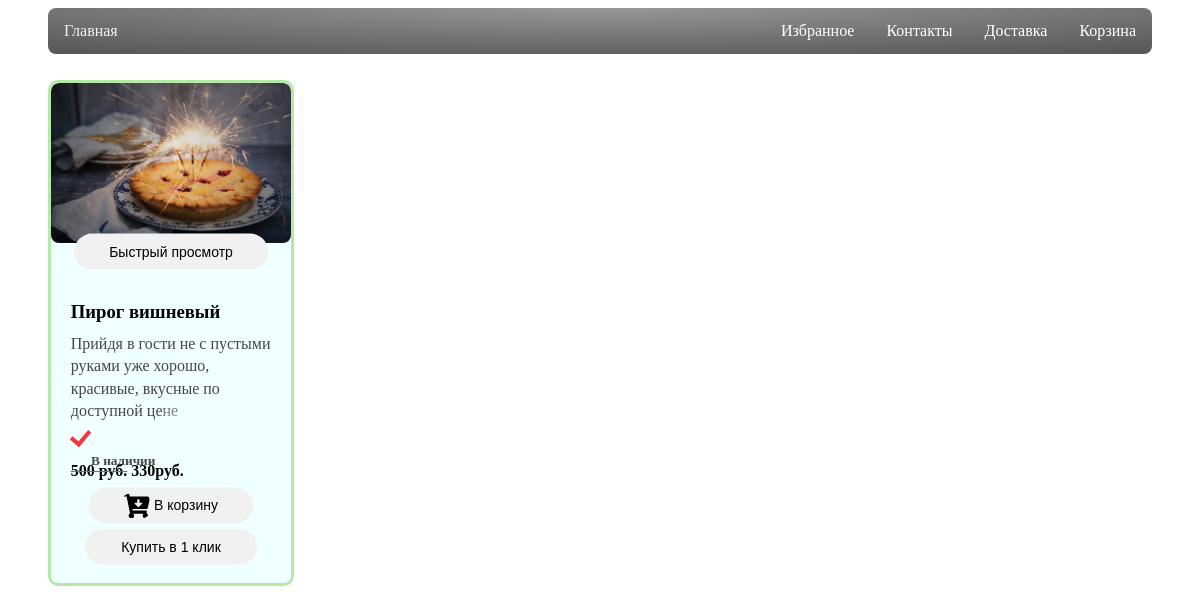
/pirogi, run on the app's committed database.
### webmain/model.py (models this page shows, shortened)
class Products(Base):
    __tablename__ = 'Products'
    id = sa.Column(sa.Integer, primary_key=True)
    name = sa.Column(sa.String, nullable=False)
    description = sa.Column(sa.Text, nullable=True)
    price = sa.Column(sa.Integer, nullable=False)
    category = sa.Column(sa.Text, nullable=False)
    link_photo = sa.Column(sa.String, nullable=False)
    link_like = sa.Column(sa.String, nullable=False)
    link_basket = sa.Column(sa.String, nullable=False)

### webmain/__init__.py (the view)
    @app.route("/<category>")
    def products_list(category):
        conn = Session()
        products = conn.query(Products).all()
        if category:
            filtered_products = conn.query(Products).filter_by(category=category)
            return render_template("products.html", products=filtered_products)
        return render_template("products.html", products=products)

### webmain/__init__.py (called while the page is built)
def create_app():
    app = Flask(__name__)
    app.config.from_pyfile('config.py')
    migrate()
    @app.route("/")
    @app.route("/home")
    def index():
        conn = Session()
        categoryes = conn.query(Category).all()
        title = "Пекарня Ессении"
        return render_template("main.html", page_title=title, categoryes=categoryes)
    @app.route("/<category>")
    def products_list(category):
        conn = Session()
        products = conn.query(Products).all()
        if category:
            filtered_products = conn.query(Products).filter_by(category=category)
            return render_template("products.html", products=filtered_products)
        return render_template("products.html", products=products)
    @app.route("/basket")
    def basket():
        return render_template("products.html")
    return app

### webmain/templates/products.html (shortened to what this page needs)
{% extends "base.html" %}
{% block content %}
{% for product in products %}
    <ul class="products clearfix">
        <li class="product-wrapper">
            <a class="product">
                <div class="product-photo">
                    <img src="{{ url_for('static', filename=product.link_photo) }}" alt="">
                    <h3>{{ product.name }}</h3>
                    <p class="product-text">{{ product.description }}</p>
                    <h5>В наличии</h5>
                    <h4 class="price-new"><b class="price-old">500 руб.</b> {{ product.price }}руб. </h4>
                    <div class="buttons">
                        <button id="myBtn1" class="product-preview">Быстрый просмотр</button>
                        <button class="product-buttons-wrap" onclick="openNav()">
                            <img src="{{ url_for('static', filename=product.link_basket) }}">В корзину</button>
                        <button class="product-buttons-wrap1">Купить в 1 клик</button>
                    </div>
                </div>
            </a>
        </li>
    </ul>
{% endfor %}
{% endblock %}

### webmain/static/css/style.css (style rules this page uses)
.product-wrapper { display: block; width: 100%; float: left; transition: width .2s; margin: 10px 0 33px 0; }
@media only screen and (min-width: 450px) { .product-wrapper { width: 50%; } }
@media only screen and (min-width: 768px) { .product-wrapper { width: 33.333%; } }
@media only screen and (min-width: 1000px) { .product-wrapper { width: 25%; } }
.product { display: block; border: 3px solid #b5e9a7; border-radius: 10px; position: relative; background: #F0FFFF; margin: 0 40px 30px 0; text-decoration: none; color: #474747; z-index: 0; height: 500px; }
.product-photo { position: relative; padding-bottom: 100%; overflow: hidden; border-radius: 8px; }
.product-photo img { position: absolute; top: 0; bottom: 2; left: 0; right: 0; max-width: 100%; max-height: 100%; margin: auto; border-radius: 8px; transition: transform .4s ease-out; }
.product-text { position: relative; margin: 20px; margin-bottom: -90px; font-size: 1em; line-height: 1.4em; height: 5.6em; overflow: hidden; transform: translate(-0.13%, 210%); }
.product-text:after { content: ''; display: inline-block; position: absolute; bottom: 0; right: 0; width: 6.7em; height: 1.6em; background: linear-gradient(to left top, #F0FFFF, rgba(255, 255, 255, 0)); }
.product h3 { position: relative; margin: 20px; transform: translate(-0.13%, 900%); color: #000000 }
.price-new { position: relative; margin: 20px; transform: translate(-0.100%, 1450%); color: #000000 }
.price-old { text-decoration: line-through #ff3535 !important; }
.product h5 { position: relative; margin: 20px; transform: translate(10%, 1800%); }
.product-preview { position: relative; top: 50%; left: 50%; transform: translate(-50%, -15%); -ms-transform: translate(-50%, -50%); background-color: #f1f1f1; color: black; font-size: 14px; padding: 10px 35px; border: none; cursor: pointer; border-radius: 20px; text-align: center; outline: none; }
.product-buttons-wrap { position: relative; top: 50%; left: 50%; transform: translate(-50%, 590%); -ms-transform: translate(-50%, -50%); background-color: #f1f1f1; color: black; font-size: 14px; padding: 10px 35px; border: none; cursor: pointer; border-radius: 20px; text-indent: 30px; outline: none; }
.product-buttons-wrap img { max-width: 70%; max-height: 70%; bottom: -2px; left: -70px; }
.product-buttons-wrap1 { position: relative; top: 50%; left: 50%; transform: translate(-50%, 605%); -ms-transform: translate(-50%, -50%); background-color: #f1f1f1; color: black; font-size: 14px; padding: 10px 36px; border: none; cursor: pointer; border-radius: 20px; text-align: center; outline: none; }
a { text-decoration: none; }

### data on the page
Products: link_photo (picture), name "Пирог вишневый", description "Прийдя в гости не с пустыми руками уже хорошо, красивые, вкусные по доступной цене", price "330", link_basket (picture)
